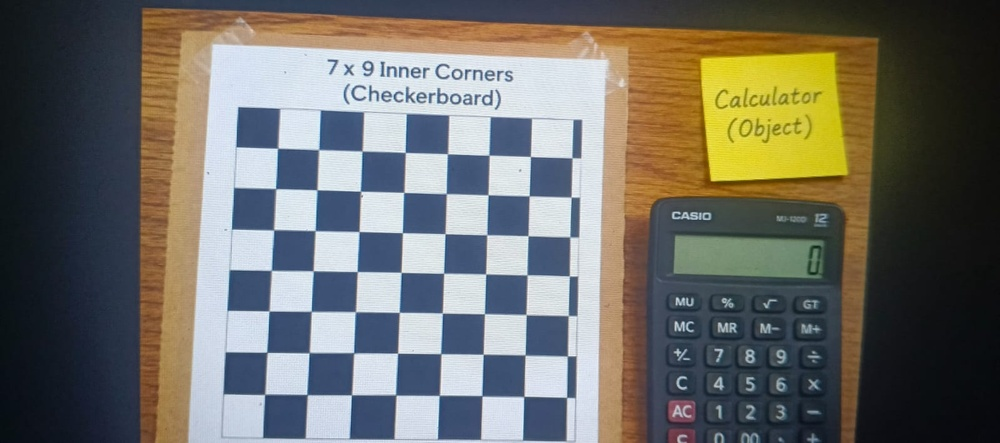
#> input picture calibration/images/WhatsApp Image 2026-11-05 at 12.24.25 AM (1).jpeg, 1000 x 443 px, shrunk from 1599 x 709 before the run; its folder holds 4 pictures in this run
$ python checkerboard_test.py
#> lines starting #> are read from the running program, lines starting #| are printed output that depends on the picture
from pathlib import Path
import cv2

PROJECT_ROOT = Path(__file__).resolve().parent.parent
IMAGE_DIR = PROJECT_ROOT / "images"

CHECKERBOARD_SIZE = (7, 7)


def detect_checkerboard(image_path):
    image = cv2.imread(str(image_path))
#> image is the input picture: shape (443, 1000, 3); mean B, G, R 102.4, 109.3, 110.5

    if image is None:
        return False, None, "IMAGE ERROR"

    gray = cv2.cvtColor(image, cv2.COLOR_BGR2GRAY)
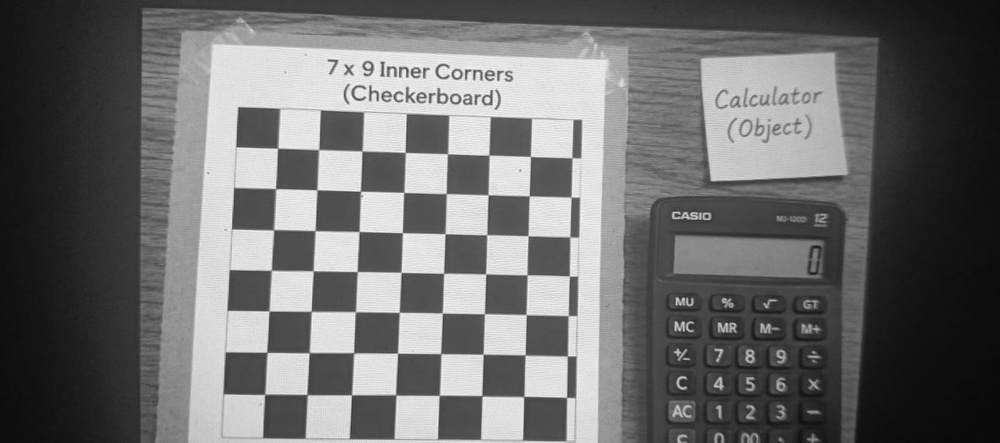
#> gray: shape (443, 1000); min 7, max 249, mean 108.9

    # First attempt: advanced SB detector
    if hasattr(cv2, "findChessboardCornersSB"):
        flags = (
            cv2.CALIB_CB_NORMALIZE_IMAGE
            | cv2.CALIB_CB_EXHAUSTIVE
            | cv2.CALIB_CB_ACCURACY
        )

        found, corners = cv2.findChessboardCornersSB(
            gray,
            CHECKERBOARD_SIZE,
            flags=flags
        )
#> found = False

        if found:
            return True, corners, "ADVANCED SB"

    # Second attempt: standard detector
    found, corners = cv2.findChessboardCorners(
        gray,
        CHECKERBOARD_SIZE,
        None
    )
#> found = True; corners = 49 rows, first 8: [277.8, 148.2], [318.6, 149.6], [362.2, 151.1], [405.3, 152.5], [447.4, 153.9], [489.1, 155.2], [530.4, 156.5], [275.7, 188.6]

    if found:
        criteria = (
            cv2.TERM_CRITERIA_EPS + cv2.TERM_CRITERIA_MAX_ITER,
            30,
            0.001
        )

        corners = cv2.cornerSubPix(
            gray,
            corners,
            (11, 11),
            (-1, -1),
            criteria
        )
#> corners = 49 rows, first 8: [277.6, 148.2], [318.6, 149.6], [362, 151], [405.2, 152.5], [447.5, 153.7], [489, 155.2], [530.4, 156.5], [275.5, 188.6]

        return True, corners, "STANDARD"

    return False, None, "NOT DETECTED"


def main():
    image_paths = sorted(IMAGE_DIR.iterdir())

    total = 0
    detected = 0
    missed = []

    for image_path in image_paths:
        if image_path.suffix.lower() not in {
            ".jpg", ".jpeg", ".png", ".bmp"
        }:
            continue

        total += 1
        found, corners, method = detect_checkerboard(image_path)
#> found = True; method = 'STANDARD'

        if found:
            detected += 1
            print(f"DETECTED ({method}): {image_path.name}")
#| DETECTED (STANDARD): WhatsApp Image 2026-11-05 at 12.24.25 AM (1).jpeg
        else:
            missed.append(image_path.name)
            print(f"NOT DETECTED: {image_path.name}")
#> pass 2 of the loop in main, `for image_path in image_paths:`:
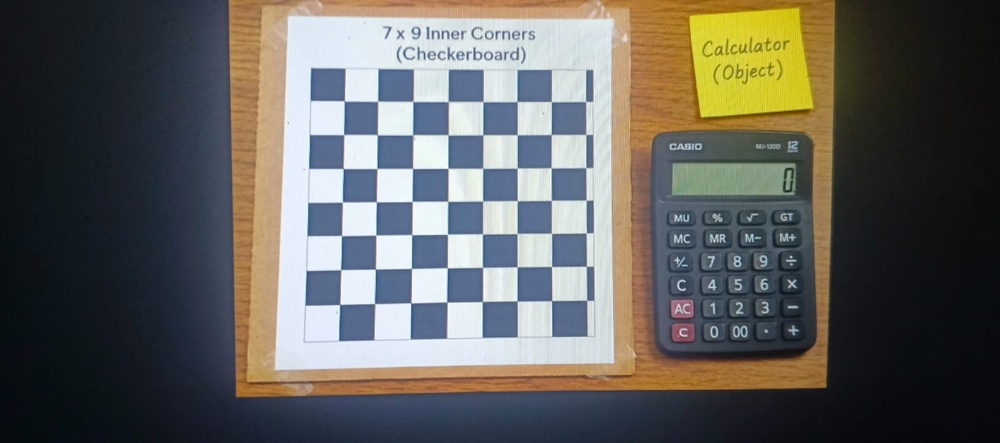
#> input picture calibration/images/WhatsApp Image 2026-11-05 at 12.24.25 AM (10).jpeg, 1000 x 443 px, shrunk from 1599 x 709 before the run
#> in detect_checkerboard, image is the input picture: shape (443, 1000, 3); mean B, G, R 92.8, 97.2, 98.1
#> in detect_checkerboard (call 2), `gray = cv2.cvtColor(image, cv2.COLOR_BGR2GRAY)`:
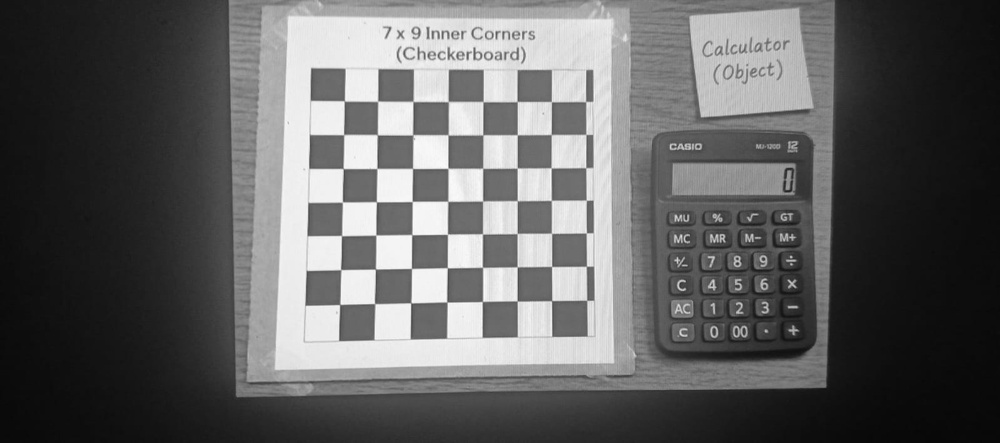
#> gray: shape (443, 1000); min 6, max 255, mean 97
#> in detect_checkerboard (call 2), `found, corners = cv2.findChessboardCornersSB( gray, CHECKERBOARD_SIZE,..`: found = False
#> in detect_checkerboard (call 2), `found, corners = cv2.findChessboardCorners( gray, CHECKERBOARD_SIZE, N..`: found = True; corners = 49 rows, first 8: [344.4, 100.9], [377.6, 101.2], [413, 101.4], [448.2, 101.5], [483, 101.7], [517.1, 101.5], [551.4, 101.7], [343.7, 134.6]
#> in detect_checkerboard (call 2), `corners = cv2.cornerSubPix( gray, corners, (11, 11), (-1, -1), criteri..`: corners = 49 rows, first 8: [344.3, 100.9], [377.6, 101.3], [413, 101.4], [448.3, 101.6], [483.1, 101.6], [517.1, 101.6], [551.4, 101.7], [343.6, 134.6]
#| DETECTED (STANDARD): WhatsApp Image 2026-11-05 at 12.24.25 AM (10).jpeg
#> pass 3 of the loop in main, `for image_path in image_paths:`:
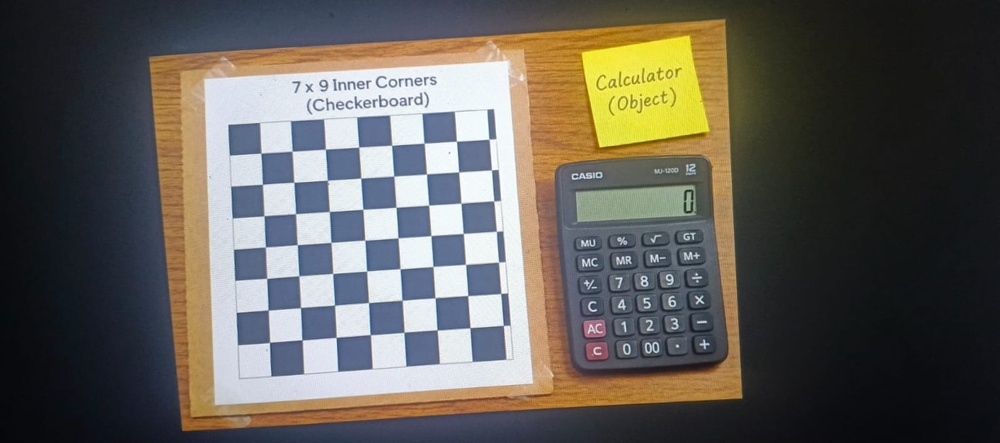
#> input picture calibration/images/WhatsApp Image 2026-11-05 at 12.24.25 AM (11).jpeg, 1000 x 443 px, shrunk from 1599 x 709 before the run
#> in detect_checkerboard, image is the input picture: shape (443, 1000, 3); mean B, G, R 87.7, 94.2, 97.7
#> in detect_checkerboard (call 3), `gray = cv2.cvtColor(image, cv2.COLOR_BGR2GRAY)`:
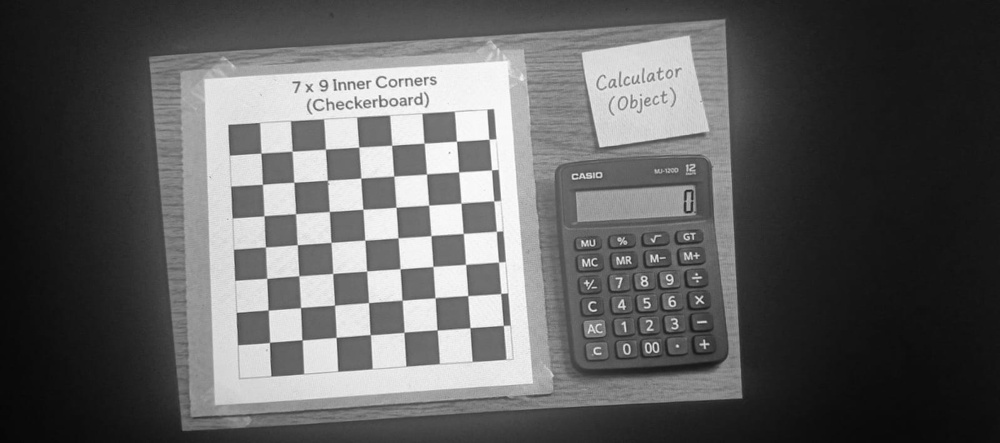
#> gray: shape (443, 1000); min 6, max 255, mean 94.5
#> in detect_checkerboard (call 3), `found, corners = cv2.findChessboardCornersSB( gray, CHECKERBOARD_SIZE,..`: found = False
#> in detect_checkerboard (call 3), `found, corners = cv2.findChessboardCorners( gray, CHECKERBOARD_SIZE, N..`: found = True; corners = 49 rows, first 8: [456.5, 141.2], [458.7, 171.9], [461, 203.2], [463.3, 233.5], [465.5, 264.4], [467.7, 295.6], [470, 327.6], [424.1, 143.1]
#> in detect_checkerboard (call 3), `corners = cv2.cornerSubPix( gray, corners, (11, 11), (-1, -1), criteri..`: corners = 49 rows, first 8: [456.4, 141.3], [458.6, 171.9], [461, 203.1], [463.3, 233.5], [465.6, 264.3], [467.7, 295.6], [470, 327.7], [424.1, 143.2]
#| DETECTED (STANDARD): WhatsApp Image 2026-11-05 at 12.24.25 AM (11).jpeg
#> the loop made 4 passes; the first 3 are shown

    print("\n--- ADVANCED DETECTION RESULTS ---")
    print(f"Total images: {total}")
    print(f"Detected: {detected}")
    print(f"Not detected: {len(missed)}")

    if missed:
        print("\nMissed images:")
        for filename in missed:
            print(filename)


if __name__ == "__main__":
    main()
